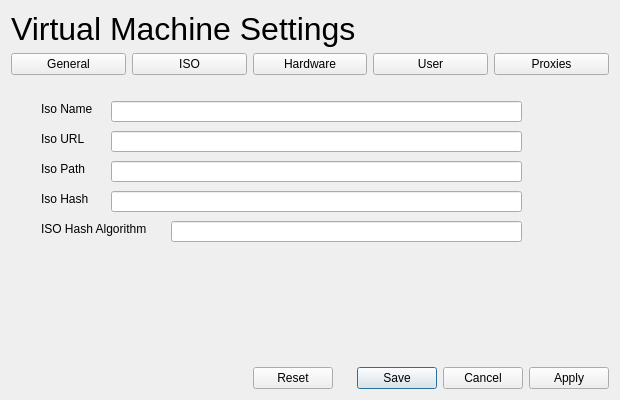
<?xml version="1.0" encoding="UTF-8"?>
<ui version="4.0">
 <class>VmSettings_ui</class>
 <widget class="QDialog" name="VmSettings_ui">
  <property name="geometry">
   <rect>
    <x>0</x>
    <y>0</y>
    <width>620</width>
    <height>400</height>
   </rect>
  </property>
  <property name="windowTitle">
   <string>Dialog</string>
  </property>
  <layout class="QGridLayout" name="gridLayout">
   <item row="0" column="0" colspan="3">
    <widget class="QLabel" name="label">
     <property name="font">
      <font>
       <pointsize>24</pointsize>
      </font>
     </property>
     <property name="text">
      <string>Virtual Machine Settings</string>
     </property>
    </widget>
   </item>
   <item row="1" column="0">
    <widget class="QPushButton" name="generalButton">
     <property name="text">
      <string>General</string>
     </property>
    </widget>
   </item>
   <item row="1" column="1">
    <widget class="QPushButton" name="isoButton">
     <property name="text">
      <string>ISO</string>
     </property>
    </widget>
   </item>
   <item row="1" column="2">
    <widget class="QPushButton" name="hardwareButton">
     <property name="text">
      <string>Hardware</string>
     </property>
    </widget>
   </item>
   <item row="1" column="3">
    <widget class="QPushButton" name="userButton">
     <property name="text">
      <string>User</string>
     </property>
    </widget>
   </item>
   <item row="1" column="4">
    <widget class="QPushButton" name="proxiesButton">
     <property name="text">
      <string>Proxies</string>
     </property>
    </widget>
   </item>
   <item row="2" column="0" colspan="5">
    <widget class="QStackedWidget" name="stackedWidget">
     <property name="currentIndex">
      <number>1</number>
     </property>
     <widget class="QWidget" name="page">
      <widget class="QLabel" name="label_2">
       <property name="geometry">
        <rect>
         <x>20</x>
         <y>20</y>
         <width>61</width>
         <height>16</height>
        </rect>
       </property>
       <property name="text">
        <string>Comment</string>
       </property>
      </widget>
      <widget class="QLabel" name="label_3">
       <property name="geometry">
        <rect>
         <x>20</x>
         <y>60</y>
         <width>71</width>
         <height>16</height>
        </rect>
       </property>
       <property name="text">
        <string>VM Name</string>
       </property>
      </widget>
      <widget class="QLineEdit" name="leComment">
       <property name="geometry">
        <rect>
         <x>100</x>
         <y>20</y>
         <width>341</width>
         <height>21</height>
        </rect>
       </property>
      </widget>
      <widget class="QLineEdit" name="leVmName">
       <property name="geometry">
        <rect>
         <x>100</x>
         <y>60</y>
         <width>341</width>
         <height>21</height>
        </rect>
       </property>
      </widget>
      <widget class="QCheckBox" name="chkVmware">
       <property name="geometry">
        <rect>
         <x>20</x>
         <y>100</y>
         <width>86</width>
         <height>20</height>
        </rect>
       </property>
       <property name="text">
        <string>VMware</string>
       </property>
      </widget>
      <widget class="QCheckBox" name="chkVbox">
       <property name="geometry">
        <rect>
         <x>20</x>
         <y>130</y>
         <width>86</width>
         <height>20</height>
        </rect>
       </property>
       <property name="text">
        <string>Virtualbox</string>
       </property>
      </widget>
      <widget class="QCheckBox" name="chkParallels">
       <property name="geometry">
        <rect>
         <x>20</x>
         <y>160</y>
         <width>86</width>
         <height>20</height>
        </rect>
       </property>
       <property name="text">
        <string>Paralells</string>
       </property>
      </widget>
      <widget class="QCheckBox" name="chkDesktop">
       <property name="geometry">
        <rect>
         <x>290</x>
         <y>100</y>
         <width>86</width>
         <height>20</height>
        </rect>
       </property>
       <property name="text">
        <string>Desktop</string>
       </property>
      </widget>
      <widget class="QCheckBox" name="chkUpdate">
       <property name="geometry">
        <rect>
         <x>430</x>
         <y>100</y>
         <width>86</width>
         <height>20</height>
        </rect>
       </property>
       <property name="text">
        <string>Updates</string>
       </property>
      </widget>
      <widget class="QCheckBox" name="chkVagrant">
       <property name="geometry">
        <rect>
         <x>20</x>
         <y>190</y>
         <width>86</width>
         <height>16</height>
        </rect>
       </property>
       <property name="text">
        <string>Vagrant</string>
       </property>
      </widget>
     </widget>
     <widget class="QWidget" name="page_3">
      <widget class="QLabel" name="label_4">
       <property name="geometry">
        <rect>
         <x>30</x>
         <y>20</y>
         <width>59</width>
         <height>16</height>
        </rect>
       </property>
       <property name="text">
        <string>Iso Name</string>
       </property>
      </widget>
      <widget class="QLabel" name="label_5">
       <property name="geometry">
        <rect>
         <x>30</x>
         <y>50</y>
         <width>59</width>
         <height>16</height>
        </rect>
       </property>
       <property name="text">
        <string>Iso URL</string>
       </property>
      </widget>
      <widget class="QLabel" name="label_6">
       <property name="geometry">
        <rect>
         <x>30</x>
         <y>110</y>
         <width>59</width>
         <height>16</height>
        </rect>
       </property>
       <property name="text">
        <string>Iso Hash</string>
       </property>
      </widget>
      <widget class="QLabel" name="label_7">
       <property name="geometry">
        <rect>
         <x>30</x>
         <y>140</y>
         <width>131</width>
         <height>16</height>
        </rect>
       </property>
       <property name="text">
        <string>ISO Hash Algorithm</string>
       </property>
      </widget>
      <widget class="QLineEdit" name="leIsoName">
       <property name="geometry">
        <rect>
         <x>100</x>
         <y>20</y>
         <width>411</width>
         <height>21</height>
        </rect>
       </property>
      </widget>
      <widget class="QLineEdit" name="leIsoUrl">
       <property name="geometry">
        <rect>
         <x>100</x>
         <y>50</y>
         <width>411</width>
         <height>21</height>
        </rect>
       </property>
      </widget>
      <widget class="QLineEdit" name="leIsoHash">
       <property name="geometry">
        <rect>
         <x>100</x>
         <y>110</y>
         <width>411</width>
         <height>21</height>
        </rect>
       </property>
      </widget>
      <widget class="QLineEdit" name="leIsoPath">
       <property name="geometry">
        <rect>
         <x>100</x>
         <y>80</y>
         <width>411</width>
         <height>21</height>
        </rect>
       </property>
      </widget>
      <widget class="QLabel" name="label_11">
       <property name="geometry">
        <rect>
         <x>30</x>
         <y>80</y>
         <width>59</width>
         <height>16</height>
        </rect>
       </property>
       <property name="text">
        <string>Iso Path</string>
       </property>
      </widget>
      <widget class="QLineEdit" name="leIsoHashAlgorithm">
       <property name="geometry">
        <rect>
         <x>160</x>
         <y>140</y>
         <width>351</width>
         <height>21</height>
        </rect>
       </property>
      </widget>
     </widget>
     <widget class="QWidget" name="page_4">
      <widget class="QLabel" name="label_8">
       <property name="geometry">
        <rect>
         <x>10</x>
         <y>10</y>
         <width>91</width>
         <height>16</height>
        </rect>
       </property>
       <property name="text">
        <string>CPUs</string>
       </property>
      </widget>
      <widget class="QLabel" name="label_9">
       <property name="geometry">
        <rect>
         <x>10</x>
         <y>40</y>
         <width>91</width>
         <height>16</height>
        </rect>
       </property>
       <property name="text">
        <string>Memory Size</string>
       </property>
      </widget>
      <widget class="QLabel" name="label_10">
       <property name="geometry">
        <rect>
         <x>10</x>
         <y>70</y>
         <width>91</width>
         <height>16</height>
        </rect>
       </property>
       <property name="text">
        <string>Disk Size</string>
       </property>
      </widget>
      <widget class="QLineEdit" name="leCpus">
       <property name="geometry">
        <rect>
         <x>110</x>
         <y>10</y>
         <width>113</width>
         <height>21</height>
        </rect>
       </property>
      </widget>
      <widget class="QLineEdit" name="leMemSize">
       <property name="geometry">
        <rect>
         <x>110</x>
         <y>40</y>
         <width>113</width>
         <height>21</height>
        </rect>
       </property>
      </widget>
      <widget class="QLineEdit" name="leDiskSize">
       <property name="geometry">
        <rect>
         <x>110</x>
         <y>70</y>
         <width>113</width>
         <height>21</height>
        </rect>
       </property>
      </widget>
     </widget>
     <widget class="QWidget" name="page_5">
      <widget class="QLineEdit" name="leUserName">
       <property name="geometry">
        <rect>
         <x>140</x>
         <y>20</y>
         <width>261</width>
         <height>21</height>
        </rect>
       </property>
      </widget>
      <widget class="QLineEdit" name="leUserPassword">
       <property name="geometry">
        <rect>
         <x>140</x>
         <y>50</y>
         <width>261</width>
         <height>21</height>
        </rect>
       </property>
       <property name="echoMode">
        <enum>QLineEdit::Password</enum>
       </property>
      </widget>
      <widget class="QLineEdit" name="leVerifyPassword">
       <property name="geometry">
        <rect>
         <x>140</x>
         <y>80</y>
         <width>261</width>
         <height>21</height>
        </rect>
       </property>
       <property name="echoMode">
        <enum>QLineEdit::Password</enum>
       </property>
      </widget>
      <widget class="QLineEdit" name="leUserHomeDir">
       <property name="geometry">
        <rect>
         <x>140</x>
         <y>150</y>
         <width>261</width>
         <height>21</height>
        </rect>
       </property>
      </widget>
      <widget class="QLineEdit" name="leUserShell">
       <property name="geometry">
        <rect>
         <x>140</x>
         <y>180</y>
         <width>261</width>
         <height>21</height>
        </rect>
       </property>
      </widget>
      <widget class="QLabel" name="laUserName">
       <property name="geometry">
        <rect>
         <x>10</x>
         <y>20</y>
         <width>121</width>
         <height>16</height>
        </rect>
       </property>
       <property name="text">
        <string>Ssh User Name</string>
       </property>
      </widget>
      <widget class="QLabel" name="laUserPassword">
       <property name="geometry">
        <rect>
         <x>10</x>
         <y>50</y>
         <width>121</width>
         <height>16</height>
        </rect>
       </property>
       <property name="text">
        <string>Ssh User Password</string>
       </property>
      </widget>
      <widget class="QLabel" name="laVerifyPassword">
       <property name="geometry">
        <rect>
         <x>10</x>
         <y>80</y>
         <width>121</width>
         <height>16</height>
        </rect>
       </property>
       <property name="text">
        <string>Verify Password</string>
       </property>
      </widget>
      <widget class="QLabel" name="laUserHomeDir">
       <property name="geometry">
        <rect>
         <x>10</x>
         <y>150</y>
         <width>121</width>
         <height>16</height>
        </rect>
       </property>
       <property name="text">
        <string>User Home Dir</string>
       </property>
      </widget>
      <widget class="QLabel" name="laUserShell">
       <property name="geometry">
        <rect>
         <x>10</x>
         <y>180</y>
         <width>111</width>
         <height>16</height>
        </rect>
       </property>
       <property name="text">
        <string>User Shell</string>
       </property>
      </widget>
      <widget class="QLabel" name="laUserComment">
       <property name="geometry">
        <rect>
         <x>10</x>
         <y>110</y>
         <width>121</width>
         <height>31</height>
        </rect>
       </property>
       <property name="text">
        <string>User Long Name/Comment</string>
       </property>
       <property name="wordWrap">
        <bool>true</bool>
       </property>
      </widget>
      <widget class="QLineEdit" name="leUserComment">
       <property name="geometry">
        <rect>
         <x>140</x>
         <y>110</y>
         <width>261</width>
         <height>21</height>
        </rect>
       </property>
      </widget>
     </widget>
     <widget class="QWidget" name="page_6">
      <widget class="QLabel" name="laHttp_proxy">
       <property name="geometry">
        <rect>
         <x>20</x>
         <y>10</y>
         <width>81</width>
         <height>16</height>
        </rect>
       </property>
       <property name="text">
        <string>http_proxy</string>
       </property>
      </widget>
      <widget class="QLabel" name="laHttps_proxy">
       <property name="geometry">
        <rect>
         <x>20</x>
         <y>40</y>
         <width>81</width>
         <height>16</height>
        </rect>
       </property>
       <property name="text">
        <string>https_proxy</string>
       </property>
      </widget>
      <widget class="QLabel" name="laFtpProxy">
       <property name="geometry">
        <rect>
         <x>20</x>
         <y>70</y>
         <width>81</width>
         <height>16</height>
        </rect>
       </property>
       <property name="text">
        <string>ftp_proxy</string>
       </property>
      </widget>
      <widget class="QLabel" name="laRsyncProxy">
       <property name="geometry">
        <rect>
         <x>20</x>
         <y>100</y>
         <width>81</width>
         <height>16</height>
        </rect>
       </property>
       <property name="text">
        <string>rsync_proxy</string>
       </property>
      </widget>
      <widget class="QLineEdit" name="leHttpProxy">
       <property name="geometry">
        <rect>
         <x>110</x>
         <y>10</y>
         <width>241</width>
         <height>21</height>
        </rect>
       </property>
      </widget>
      <widget class="QLineEdit" name="leHttpsProxy">
       <property name="geometry">
        <rect>
         <x>110</x>
         <y>40</y>
         <width>241</width>
         <height>21</height>
        </rect>
       </property>
      </widget>
      <widget class="QLineEdit" name="leFtpProxy">
       <property name="geometry">
        <rect>
         <x>110</x>
         <y>70</y>
         <width>241</width>
         <height>21</height>
        </rect>
       </property>
      </widget>
      <widget class="QLineEdit" name="leRsyncProxy">
       <property name="geometry">
        <rect>
         <x>110</x>
         <y>100</y>
         <width>241</width>
         <height>21</height>
        </rect>
       </property>
      </widget>
      <widget class="QLabel" name="laNoProxy">
       <property name="geometry">
        <rect>
         <x>20</x>
         <y>130</y>
         <width>81</width>
         <height>16</height>
        </rect>
       </property>
       <property name="text">
        <string>no_proxy</string>
       </property>
      </widget>
      <widget class="QLineEdit" name="leNoProxy">
       <property name="geometry">
        <rect>
         <x>110</x>
         <y>130</y>
         <width>241</width>
         <height>21</height>
        </rect>
       </property>
      </widget>
     </widget>
     <widget class="QWidget" name="page_2"/>
    </widget>
   </item>
   <item row="3" column="2" colspan="3">
    <widget class="QDialogButtonBox" name="buttonBox">
     <property name="orientation">
      <enum>Qt::Horizontal</enum>
     </property>
     <property name="standardButtons">
      <set>QDialogButtonBox::Apply|QDialogButtonBox::Cancel|QDialogButtonBox::Reset|QDialogButtonBox::Save</set>
     </property>
    </widget>
   </item>
  </layout>
 </widget>
 <tabstops>
  <tabstop>generalButton</tabstop>
  <tabstop>isoButton</tabstop>
  <tabstop>hardwareButton</tabstop>
  <tabstop>userButton</tabstop>
  <tabstop>proxiesButton</tabstop>
  <tabstop>leComment</tabstop>
  <tabstop>leVmName</tabstop>
  <tabstop>leIsoName</tabstop>
  <tabstop>leIsoUrl</tabstop>
  <tabstop>leIsoHash</tabstop>
  <tabstop>leCpus</tabstop>
  <tabstop>leMemSize</tabstop>
  <tabstop>leDiskSize</tabstop>
  <tabstop>leUserName</tabstop>
  <tabstop>leUserPassword</tabstop>
  <tabstop>leVerifyPassword</tabstop>
  <tabstop>leUserComment</tabstop>
  <tabstop>leUserHomeDir</tabstop>
  <tabstop>leUserShell</tabstop>
  <tabstop>leHttpProxy</tabstop>
  <tabstop>leHttpsProxy</tabstop>
  <tabstop>leFtpProxy</tabstop>
  <tabstop>leRsyncProxy</tabstop>
  <tabstop>leNoProxy</tabstop>
 </tabstops>
 <resources/>
 <connections>
  <connection>
   <sender>buttonBox</sender>
   <signal>accepted()</signal>
   <receiver>VmSettings_ui</receiver>
   <slot>accept()</slot>
   <hints>
    <hint type="sourcelabel">
     <x>248</x>
     <y>254</y>
    </hint>
    <hint type="destinationlabel">
     <x>157</x>
     <y>274</y>
    </hint>
   </hints>
  </connection>
  <connection>
   <sender>buttonBox</sender>
   <signal>rejected()</signal>
   <receiver>VmSettings_ui</receiver>
   <slot>reject()</slot>
   <hints>
    <hint type="sourcelabel">
     <x>316</x>
     <y>260</y>
    </hint>
    <hint type="destinationlabel">
     <x>286</x>
     <y>274</y>
    </hint>
   </hints>
  </connection>
 </connections>
</ui>
